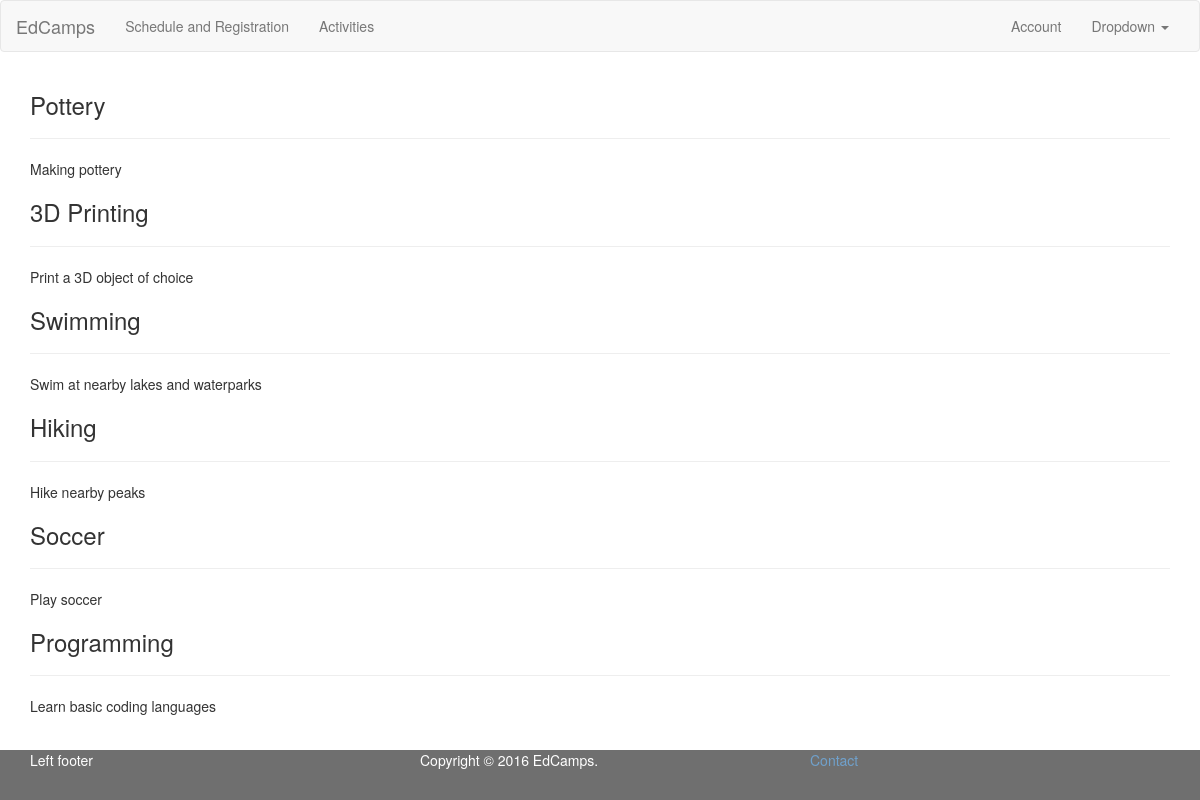
The app's page /public/activities.php with its own data.
### tables this page shows
CREATE TABLE activities(
  id INT NOT NULL PRIMARY KEY AUTO_INCREMENT,
  name VARCHAR(20) NOT NULL,
  description VARCHAR(160) NOT NULL
);

### public/activities.php (the view, shortened to what this page needs)
<?php
require_once(TEMPLATES_PATH . "/header.php");
?>
<div class="container container-fluid">
  <?php
  $conn = get_db_conn();
  $sql = "SELECT * FROM activities";
  $result = $conn->query($sql);
  while ($row = mysqli_fetch_assoc($result)) {
    $name = $row['name'];
    $description = $row['description'];
    echo '<div class="activity">';
    echo "<h3>$name</h3>";
    echo "<hr>";
    echo "<p>$description</p>";
    echo '</div>';
  }
  ?>
</div>
<?php require_once(TEMPLATES_PATH . "/footer.php"); ?>

### public/styles/style.css (style rules this page uses)
body { margin-bottom: 50px; padding-bottom: 15px; }

### records on screen
activities: name "Pottery", description "Making pottery"
activities: name "3D Printing", description "Print a 3D object of choice"
activities: name "Swimming", description "Swim at nearby lakes and waterparks"
activities: name "Hiking", description "Hike nearby peaks"
activities: name "Soccer", description "Play soccer"
activities: name "Programming", description "Learn basic coding languages"
